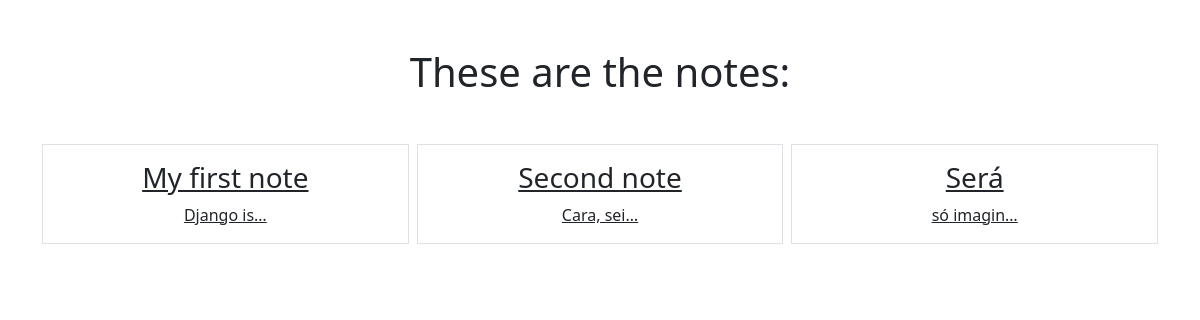
/smart/notes (signed in), run on an earlier commit of the app's database.
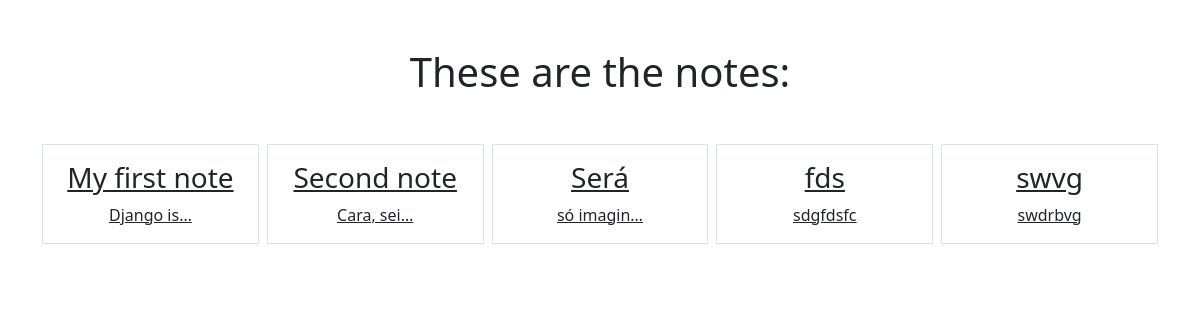
And on a later commit of the database.
### notes/models.py (models this page shows)
class Notes(models.Model):
    title = models.CharField(max_length=200)
    text = models.TextField()
    created = models.DateTimeField(auto_now_add=True)
    user = models.ForeignKey(User, on_delete=models.CASCADE, related_name="notes")

### notes/views.py (the view)
# urls.py: path('notes', views.NotesListView.as_view(), name="notes.list"),
class NotesListView(LoginRequiredMixin, ListView):
    model = Notes
    context_object_name = "notes"
    template_name = 'notes/notes_list.html'
    login_url = "/login"
    def get_queryset(self):
        return self.request.user.notes.all()

### notes/templates/notes/notes_list.html
{% extends "base.html" %}
{% block content %}
<h1 class="my-5">These are the notes:</h1>
<div class="row row-cols3 g-2">
    {% for note in notes %}
    <div class="col">
        <div class="p-3 border">
            <a href="{% url 'notes.detail' pk=note.id %}" class="text-dark text-decoration-non">
                <h3>{{note.title}}</h3>
                {{note.text|truncatechars:10}}
            </a>
        </div>
    </div>
    {% endfor %}
</div>
{% endblock %}

What changed in the data, as far as the page shows it:
added Notes: title "fds", text "sdgfdsfc"
added Notes: title "swvg", text "swdrbvg"
